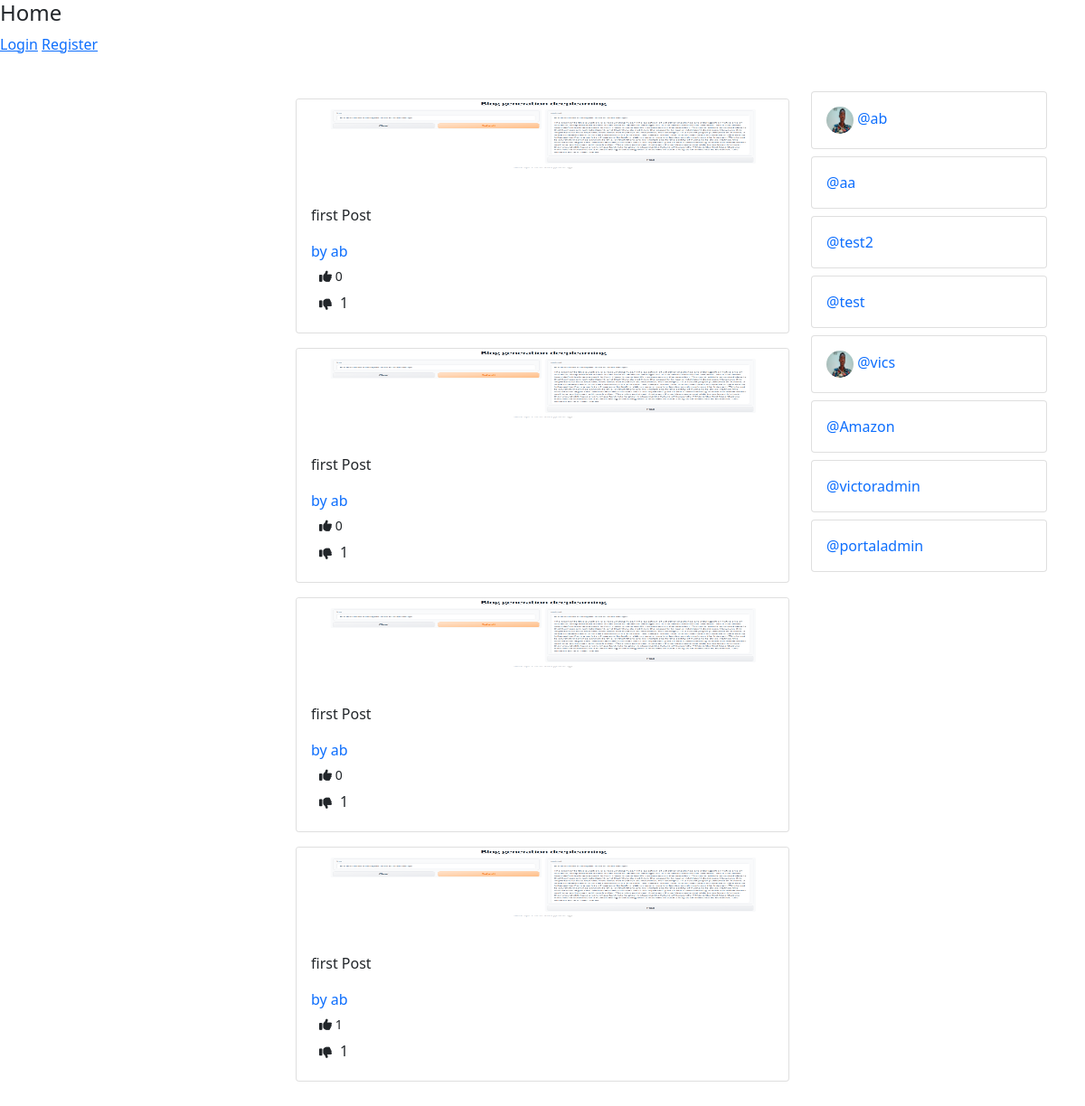
The page / on the database its author committed.
### posts/models.py (models this page shows, shortened)
class Post(models.Model):
    title = models.CharField(max_length=300,blank=True)
    image = models.FileField(upload_to="posts/images", blank=True)
    caption = models.TextField(blank=True)
    author = models.ForeignKey(User, on_delete=models.CASCADE, null=True,blank=True)
    likes = models.ManyToManyField(User, blank=True, related_name='likes')
    dislikes = models.ManyToManyField(User, blank=True, related_name='dislikes')

### users/models.py (models this page shows, shortened)
class Profile(models.Model):
    user = models.OneToOneField(User, on_delete=models.CASCADE, related_name='profile')
    image = models.FileField(upload_to='profile/images', null=True, blank=True)
    bio = models.TextField(null=True, blank=True)
    location = models.CharField(max_length=300, null=True, blank=True)
    followers = models.ManyToManyField(User, blank=True, related_name='followers')

### posts/views.py (the view, shortened to what this page needs)
# urls.py: path('', home, name="home"),
def home(request):
    profiles = Profile.objects.all().order_by('-id')[:10]
    posts = Post.objects.all().order_by('-id')
    form = PostForm()
    context ={
        'profiles':profiles,
        'form':form,
        'posts':posts,
    }
    return render(request, 'Posts/index.html', context)

### templates/Posts/index.html (shortened to what this page needs)
{% load crispy_forms_tags %}
<!DOCTYPE html>
<html lang="en">
<head>
    <link href="https://cdn.jsdelivr.net/npm/bootstrap@5.0.2/dist/css/bootstrap.min.css" rel="stylesheet">
</head>
<body>
    {% if request.user.is_authenticated %}
    <h4>{{request.user.username}}</h4>
    <a href="{% url 'logout' %}">Logout
        <i class="fa-solid fa-arrow-right-from-bracket"></i>
    </a>
    <a href="{% url 'profile' request.user.profile.id %}">Profile
        <i class="fa-solid fa-arrow-right-from-bracket"></i>
    </a>
    <button type="button" class="btn " data-bs-toggle="modal" data-bs-target="#exampleModal">
        Create Post
      </button>
    {% else %}
    <h4>Home</h4>
    <a href="{% url 'login' %}">Login</a>
    <a href="{% url 'register' %}">Register</a>
    {% endif %}
    <div class="container mt-4 mb-4">
        <div class="row mt-4 mb-4">
            <div class="col-md-3"></div>
            <div class="col-md-6 mt-2 mb-2">
                {% for post in posts %}
                <div class="card mt-3 mb-2">
                    <img src="{{post.image.url}}"  class="card-img-top" width="150" height="100" alt="">
                    <div class="card-body">
                        <p class="card-text">{{post.title}}</p>
                        <a style="text-decoration:none" href="{% url 'profile' post.author.profile.id %}" class="card-text">by {{post.author.profile.user.username}}</a>
                            <form method=post action={% url 'like' post.id %}>
                                <button type="submit" class="btn btn-sm"><i class="fa fa-thumbs-up"></i> {{post.likes.all.count}}</button>
                                <form method=post action={% url 'dislike' post.id %} >
                                    <button type="submit" class="btn btn-sm"><i class="fa fa-thumbs-down"></i> </button>{{post.dislikes.all.count}}
                                    </form>
                    </div>
                </div>
                {% endfor %}
            </div>
            <div class="col-md-3 mt-2 mb-2">
                {% for profile in profiles %}
                    <div class="card mt-2 mb-2">
                        <div class="card-body">
                            <div class="">
                            {% if profile.image %}
                            <img src="{{profile.image.url}}" class="rounded-circle" width="30" height="30" alt="">
                            {% endif %}
                            <a style="text-decoration: none;" href="{% url 'profile' profile.id %}">@{{profile.user.username}}</a>
                        </div>
                        </div>
                    </div>
                {% endfor %}
            </div>
        </div>
    </div>
</body>
</html>

### rows shown on the page
Post: image (picture), title "first Post", author.profile.user.username "ab", likes.all.count "0", dislikes.all.count "1"
Post: image (picture), title "first Post", author.profile.user.username "ab", likes.all.count "0", dislikes.all.count "1"
Post: image (picture), title "first Post", author.profile.user.username "ab", likes.all.count "0", dislikes.all.count "1"
Post: image (picture), title "first Post", author.profile.user.username "ab", likes.all.count "1", dislikes.all.count "1"
Profile: image (picture), user.username "ab"
Profile: user.username "aa"
Profile: user.username "test2"
Profile: user.username "test"
Profile: image (picture), user.username "vics"
Profile: user.username "Amazon"
Profile: user.username "victoradmin"
Profile: user.username "portaladmin"
